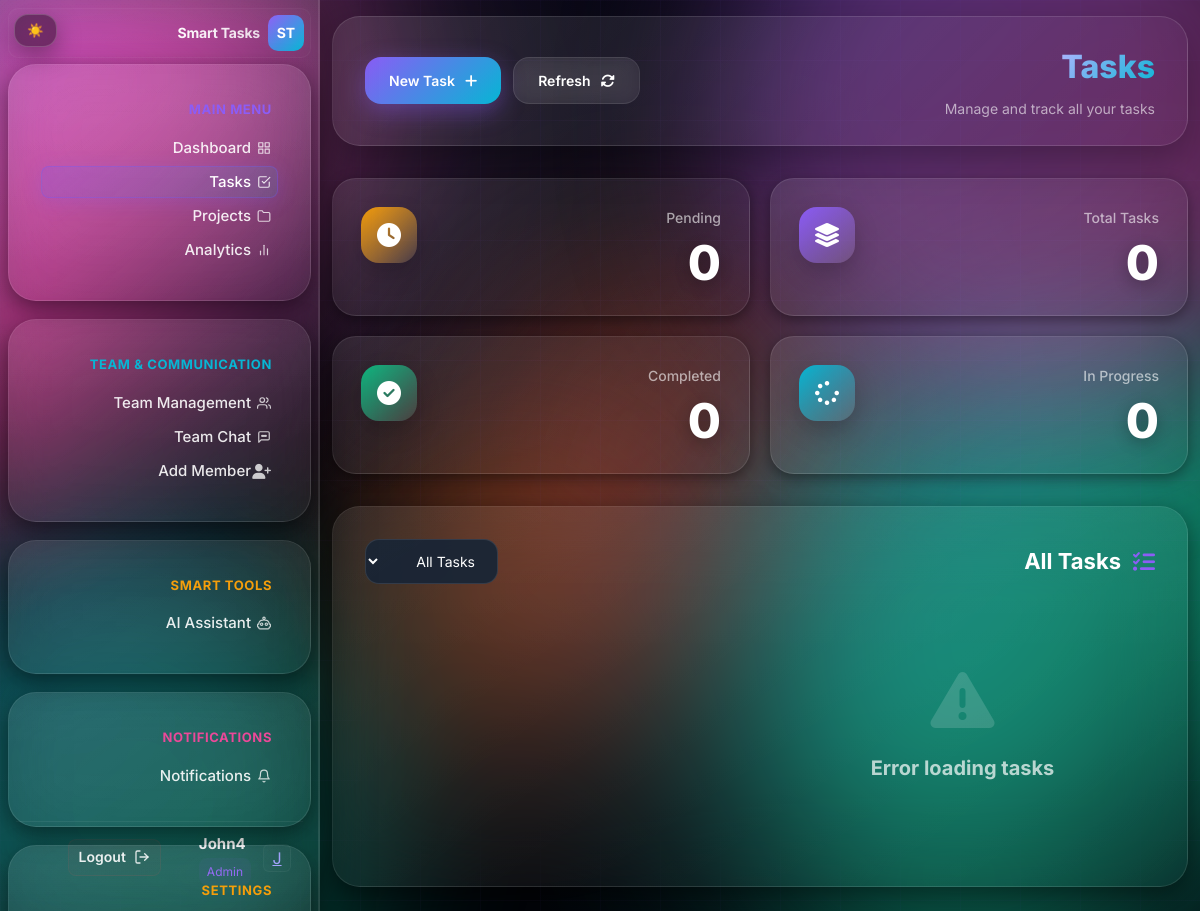
Before: /tasks/ (signed in) with the older database file.
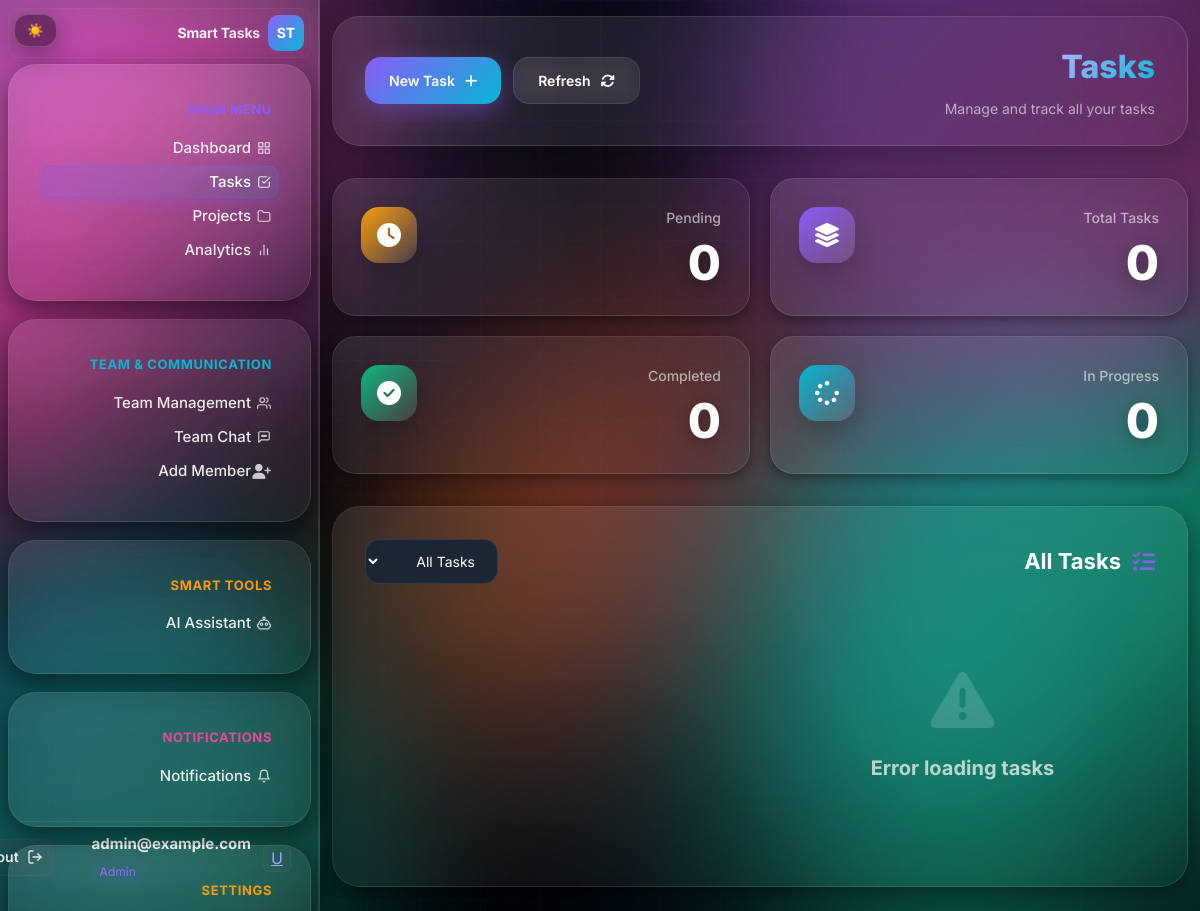
After: the same page with the newer database file.
### users/models.py (models this page shows, shortened)
class CustomUser(AbstractBaseUser, PermissionsMixin):
	email = models.EmailField(unique=True)
	first_name = models.CharField(max_length=50, blank=True)
	last_name = models.CharField(max_length=50, blank=True)
	phone_number = models.CharField(max_length=20, blank=True, null=True)
	is_active = models.BooleanField(default=True)
	is_staff = models.BooleanField(default=False)
	date_joined = models.DateTimeField(default=timezone.now)
	USERNAME_FIELD = 'email'
	REQUIRED_FIELDS = []
	objects = CustomUserManager()

### tasks/views.py (the view)
# urls.py: path('', views.TasksPageView.as_view(), name='tasks'),  # HTML page
class TasksPageView(LoginRequiredMixin, ListView):
	model = Task
	template_name = 'tasks/tasks_glass.html'
	context_object_name = 'tasks'
	def get_queryset(self):
		return Task.objects.filter(assigned_to=self.request.user).order_by('-due_date')
	def get_context_data(self, **kwargs):
		ctx = super().get_context_data(**kwargs)
		qs = ctx['tasks']
		ctx['total_tasks'] = qs.count()
		ctx['completed_tasks'] = qs.filter(status='completed').count()
		return ctx

### users/context_processors.py (called while the page is built)
def show_add_member_link(request):
    user = getattr(request, 'user', None)
    if not user or user.is_anonymous:
        return {'show_add_member_link': False}
    try:
        allowed = user.is_superuser or user.groups.filter(name__in=['Admin', 'Manager']).exists()
    except Exception:
        allowed = False
    return {'show_add_member_link': bool(allowed)}

### templates/tasks/tasks_glass.html (shortened to what this page needs)
{% extends 'base.html' %}
{% load static %}
{% block extra_css %}
<link rel="stylesheet" href="https://cdnjs.cloudflare.com/ajax/libs/font-awesome/6.4.0/css/all.min.css" />
{% endblock %}
{% block content %}
<div class="dashboard-bg">
    <div class="orb orb-1"></div>
    <div class="orb orb-2"></div>
    <div class="orb orb-3"></div>
</div>
<div class="grid-pattern"></div>
<header class="page-header slide-up">
    <div class="header-card">
        <div class="header-info">
            <h1>Tasks</h1>
            <p>Manage and track all your tasks</p>
        </div>
        <div class="header-actions">
            <button class="btn btn-secondary" id="refresh-btn">
                <i class="fas fa-sync-alt"></i>
                Refresh
            </button>
            <button class="btn btn-primary" id="new-task-btn">
                <i class="fas fa-plus"></i>
                New Task
            </button>
        </div>
    </div>
</header>
<div class="stats-grid fade-in">
    <div class="stat-card">
        <div class="stat-header">
            <div>
                <div class="stat-label">Total Tasks</div>
                <div class="stat-value" id="total-tasks">0</div>
            </div>
            <div class="stat-icon">
                <i class="fas fa-layer-group"></i>
            </div>
        </div>
    </div>
    <div class="stat-card">
        <div class="stat-header">
            <div>
                <div class="stat-label">Pending</div>
                <div class="stat-value" id="pending-tasks">0</div>
            </div>
            <div class="stat-icon">
                <i class="fas fa-clock"></i>
            </div>
        </div>
    </div>
    <div class="stat-card">
        <div class="stat-header">
            <div>
                <div class="stat-label">In Progress</div>
                <div class="stat-value" id="in-progress-tasks">0</div>
            </div>
            <div class="stat-icon">
                <i class="fas fa-spinner"></i>
            </div>
        </div>
    </div>
    <div class="stat-card">
        <div class="stat-header">
            <div>
                <div class="stat-label">Completed</div>
                <div class="stat-value" id="completed-tasks">0</div>
            </div>
            <div class="stat-icon">
                <i class="fas fa-check-circle"></i>
            </div>
        </div>
    </div>
</div>
<div class="glass-card slide-up">
    <div class="card-header">
        <h2 class="card-title">
            <i class="fas fa-tasks"></i>
            All Tasks
        </h2>
        <select class="form-select" id="filter-status">
            <option value="all">All Tasks</option>
        </select>
    </div>
    <div class="tasks-grid" id="tasks-grid">
    </div>
</div>
{% endblock %}

### templates/base.html (shortened to what the changed rows need)
{% load static %}
<!DOCTYPE html>
<html lang="ar" dir="rtl">
<head>
    <link rel="stylesheet" href="https://cdnjs.cloudflare.com/ajax/libs/font-awesome/5.15.4/css/all.min.css">
    <link rel="stylesheet" href="{% static 'css/liquid-glass.css' %}?v=20251206a">
    {% block extra_css %}{% endblock %}
</head>
<body>
    <div class="app-container">
        <aside class="sidebar">
            <nav class="sidebar-nav">
                <div class="sidebar-footer">
                    <div class="user-profile-row">
                        <a href="{% url 'profile' %}" class="account-profile-link" title="View profile">
                            <div class="user-avatar-glass small" data-avatar-target="user">
                                {% if request.user.profile.image %}
                                    <img src="{{ request.user.profile.image.url }}" alt="Avatar" class="user-avatar-img" data-avatar-img />
                                {% else %}
                                    <span class="user-avatar-initial" data-avatar-initial>{{ request.user.first_name.0|default:"U" }}</span>
                                {% endif %}
                            </div>
                        </a>
                        <div class="user-info">
                            <div class="user-name">
                                {% if request.user.get_full_name %}
                                    {{ request.user.get_full_name }}
                                {% elif request.user.first_name %}
                                    {{ request.user.first_name }}
                                {% elif request.user.email %}
                                    {{ request.user.email }}
                                {% else %}
                                    User
                                {% endif %}
                            </div>
                            <div class="user-role">Admin</div>
                        </div>
                    </div>
                </div>
            </nav>
        </aside>
        <main class="main-wrapper">
            {% block content %}{% endblock %}
        </main>
    </div>
</body>
</html>

Changed rows visible on the page:
changed CustomUser: user.first_name.0 "J" → "U"; user.email (not shown) → "admin@example.com"; user.first_name "John4" → (not shown)
